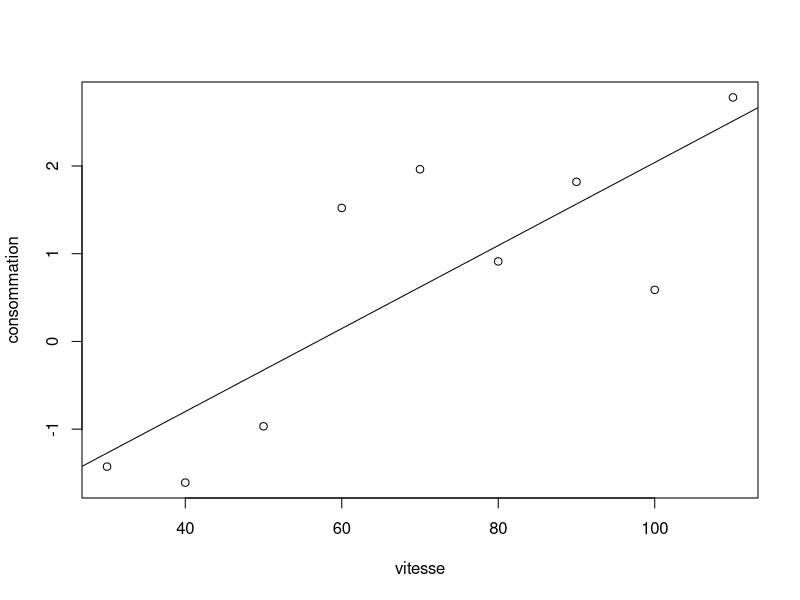
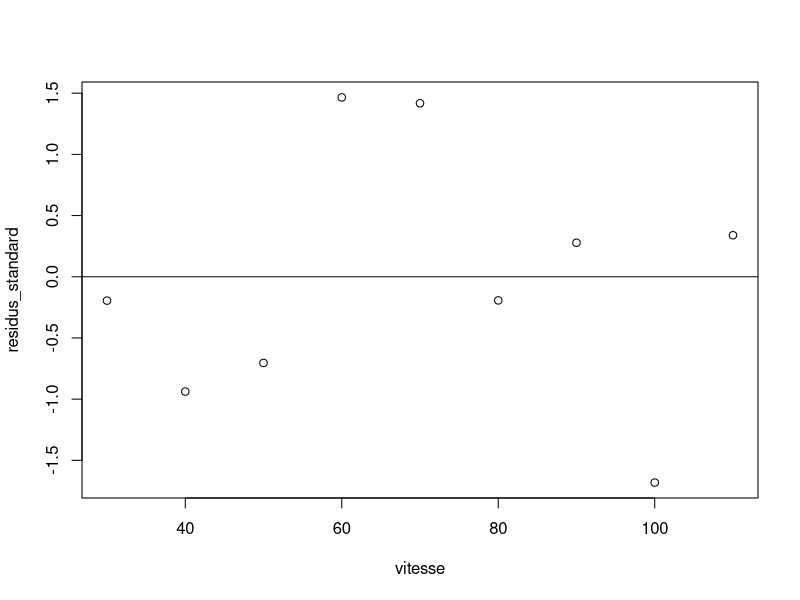
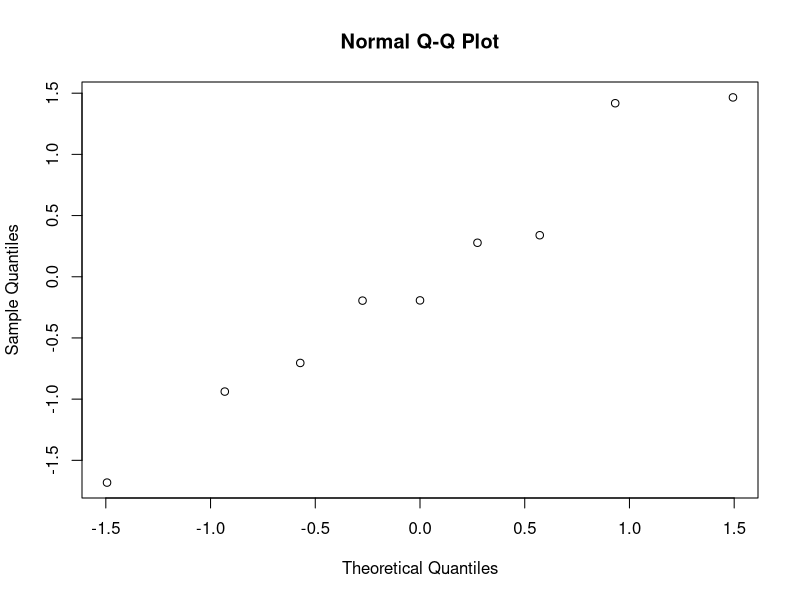
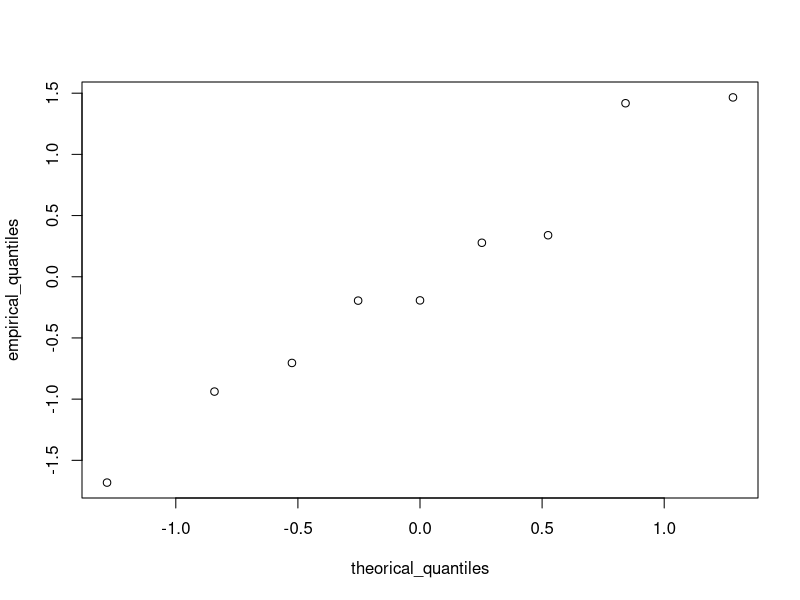

Generate these figures, in order, with R:
vitesse <- c(30, 40, 50, 60, 70, 80, 90, 100, 110)

consommation <- c(0.24, 0.20, 0.38, 4.58, 7.12, 2.49, 6.17, 1.80, 16.15)
consommation <- log(consommation)

# on race la consommation en fonction de la vitesse :
plot(vitesse, consommation)


n <- length(vitesse)
b <- (1/n * sum(vitesse * consommation) - mean(vitesse) * mean(consommation)) / (1/n * sum(vitesse^2) - mean(vitesse)^2)
a <- mean(consommation) - b * mean(vitesse)


sigma2 <- 1/n * sum((consommation - a - b * vitesse)^2)
Sreg <- b^2 * (1/n * sum(vitesse^2) - mean(vitesse)^2)


var_tot <- 1/n * sum((consommation - mean(consommation))^2)
var_tot
Sreg + sigma2

R2 <- Sreg / (Sreg + sigma2)
R2

# on trace la droite de régression :
abline(a, b)

a
b

h<- function (i){
  return(1/n + (vitesse[i] - mean(vitesse))^2 / sum((vitesse - mean(vitesse))^2))
}


for (i in 1:n){
  print(h(i))
}

2/n * 3


residu_standard <- function(i){
  residu <- consommation[i] - a - b * vitesse[i]
  sigma2 <- 1/(n-2) * sum((consommation - a - b * vitesse)^2)
  return(residu / sqrt(sigma2 * (1 - h(i))))
}

residu_student <- function(i){
  residu <- consommation[i] - a - b * vitesse[i]
  sigma2 <- 1/(n-3) * sum((consommation[-i] - a - b * vitesse[-i])^2)
  return(residu / sqrt(sigma2 * (1 - h(i))))
}

for (i in 1:n){
  print(residu_standard(i))
}

for (i in 1:n){
  print(residu_student(i))
}

alpha <- 0.05
qt(1-alpha/(2*n), df=n-3)


residus_standard <- c()
residus_student <- c()
for (i in 1:n){
  residus_standard <- c(residus_standard, residu_standard(i))
  residus_student <- c(residus_student, residu_student(i))
}

plot(vitesse, residus_standard)
abline(0, 0)


# qq plot
qqnorm(residus_standard)

empirical_quantiles <- sort(residus_standard)
theorical_quantiles <- qnorm((1:n)/(n+1))

plot(theorical_quantiles, empirical_quantiles)


log_conso_125 <- a + b * 125
conso_125 <- exp(log_conso_125)
conso_125

IC <- function(x){
  estimateur <- a + b * x
  sigma2 <- 1/(n-2) * sum((consommation - a - b * vitesse)^2)
  t <- qt(1-alpha/2, df=n-2)
  nSx2 <- sum((vitesse - mean(vitesse))^2)
  return( estimateur + c(-1, 1) * t * sqrt(sigma2 * (1/n + (x - mean(vitesse))^2 / nSx2)))
}

IP <- function(x){
  estimateur <- a + b * x
  sigma2 <- 1/(n-2) * sum((consommation - a - b * vitesse)^2)
  t <- qt(1-alpha/2, df=n-2)
  nSx2 <- sum((vitesse - mean(vitesse))^2)
  return( estimateur + c(-1, 1) * t * sqrt(sigma2 * (1 + 1/n + (x - mean(vitesse))^2 / nSx2)))
}

IC(125)
exp(IC(125))

IP(125)
exp(IP(125))